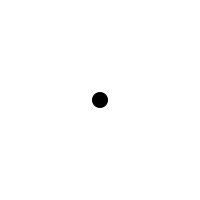
Frame 1 (no input)
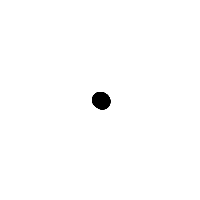
Frame 60 (the mouse pressed at the canvas centre just before this capture)
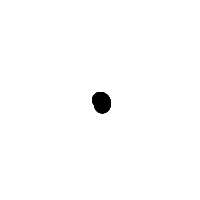
Frame 120 (the mouse held since frame 60 and released just before this capture)

The Processing sketch that drew these frames (run headless with seeded random() and noise(); from frame 60 on, the mouse is pressed at the canvas centre):

// Processing sketch: exercise_13_6
// ── exercise_13_6.pde
// A polar coordinate
float r = 0; // Start r at 0 so we can go outward
float theta = 0;

void setup() {
  size(200, 200);
  background(255);
}

void draw() {
  float x = r * cos(theta);
  float y = r * sin(theta);

  noStroke();
  fill(0);
  ellipse(x + width/2, y + height/2, 16, 16); 
  
  // Increment the angle
  theta += 0.01;
  
  // Increase the radius so that we get an outward spiral
  r += 0.05;
}
